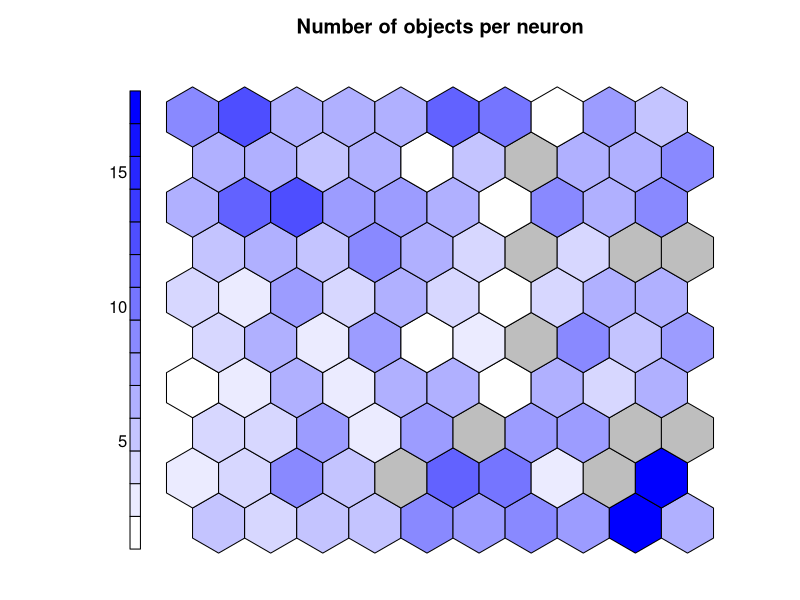
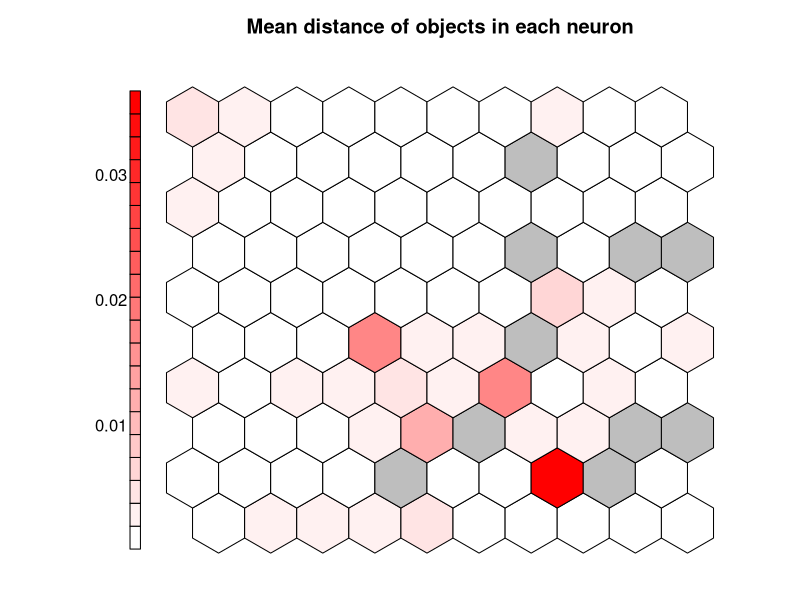
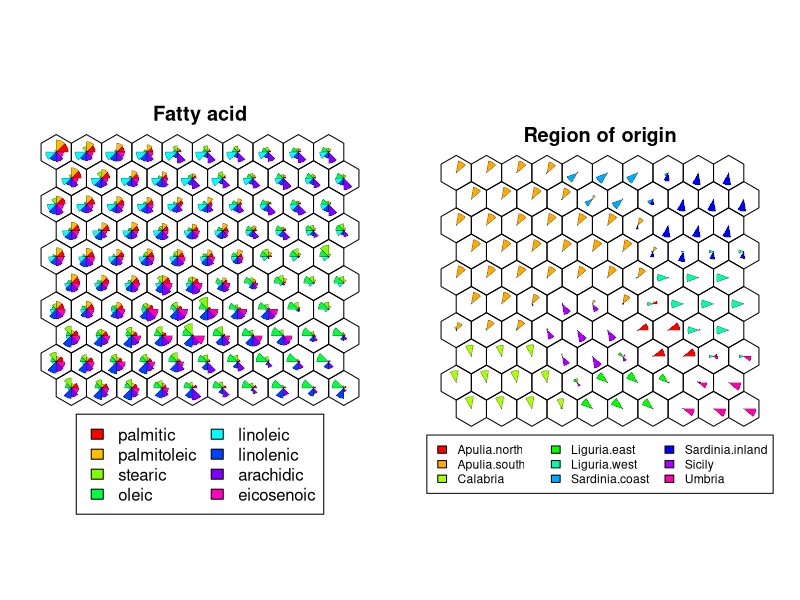

Reproduce these figures in R, in order.
## ---- chunk 1
knitr::opts_chunk$set(comment = '>')
## ---- chunk 2

# install and load the kohonen package from CRAN
if(require(kohonen) == FALSE){
  install.packages('kohonen')
}
## ---- chunk 3

# read the data from the olive_oil.csv file
olive_oil <- read.csv("olive_oil.csv")

# read the geographical labels for the data
#   note: for this example the column region from this dataset will
#     be used as target variable for training
olive_oil_region <- read.csv("olive_oil_region.csv")

# inspect the data
str(olive_oil)

# the data frame needs to be 'cast' into a matrix for som training
#   note: R has an as.matrix function for this purpose
olive_oil_matrix <- as.matrix(olive_oil)

# the label vector needs to be 'cast' into a factor for som training
olive_oil_region_label <- as.factor(olive_oil_region$region)
## ---- chunk 4

# set the random seed
set.seed(1999)

# train SOM model with 10x10 hexagonal grid
#   note: kohonen package provides different functions for training
#     som for unsupervised learning
#     xyf for supervised learning
olive_oil_SOM <- xyf(olive_oil_matrix, olive_oil_region_label,
                     grid = somgrid(10, 10, 'hexagonal'))
## ---- chunk 5

# set color palettes for map plotting
#   note: the return value of colorRampPalette is a function that can
#     be used to generate a set of colours in the range of the palette
#       e.g. ncounts_palette(5) will return five colours
ncounts_palette <- colorRampPalette(c("white", "blue"), space = "rgb")
quality_palette <- colorRampPalette(c("white", "red"), space = "rgb")

# plot the number of objects mapped to each neuron
plot(
  olive_oil_SOM,
  shape = 'straight',
  type = 'counts',
  palette.name = ncounts_palette,
  main = "Number of objects per neuron"
)

# plot the mean distance of objects mapped to each neuron
plot(
  olive_oil_SOM,
  shape = 'straight',
  type = 'quality',
  palette.name = quality_palette,
  main = "Mean distance of objects in each neuron"
)

# plot the values of variables describing each neuron
#   for the input variables (from the olive_oil_matrix)
#   for the output variable (from olive_oil_region$region)
par(mfrow = c(1,2))
plot(
  olive_oil_SOM,
  shape = 'straight',
  type = 'codes',
  palette.name = rainbow,
  main = c("Fatty acid", "Region of origin")
)
par(mfrow = c(1,1))
